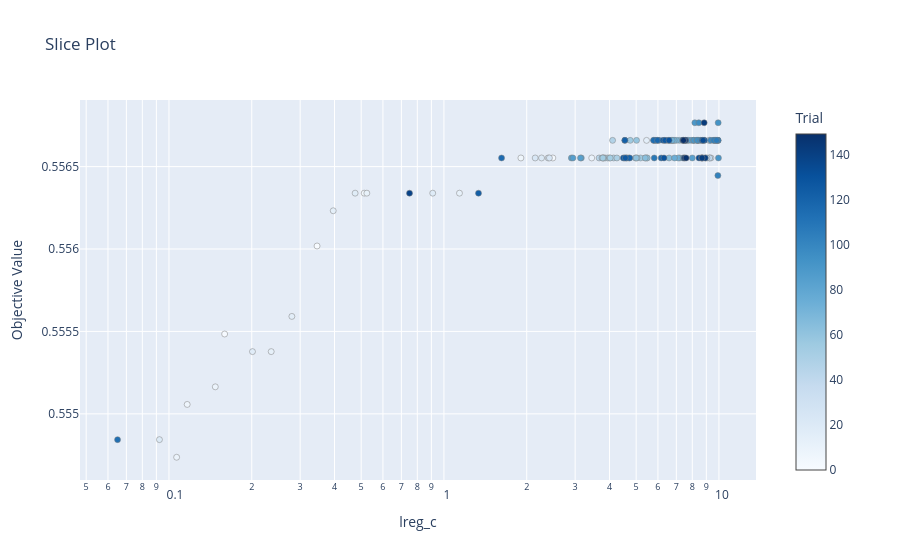

Notebook cell for this chart:
### Code cell
from optuna.visualization import plot_slice
# Objective value is the Recall score in the validation set.
# lreg_c is the hyperparameter value used in optuna trial.
plot_slice(study)

### Figure 1 — Plotly figure (JSON) as saved in the notebook; plotly's stock layout.template omitted (floating-point values rounded to 4 significant figures; data arrays with more than 128 entries replaced by an {"elided": "..."} marker saying what was removed)
{"data": [{"marker": {"color": {"elided": "150 int values"}, "colorbar": {"title": {"text": "Trial"}, "x": 1.0, "xpad": 40}, "colorscale": [[0.0, "rgb(247,251,255)"], [0.125, "rgb(222,235,247)"], [0.25, "rgb(198,219,239)"], [0.375, "rgb(158,202,225)"], [0.5, "rgb(107,174,214)"], [0.625, "rgb(66,146,198)"], [0.75, "rgb(33,113,181)"], [0.875, "rgb(8,81,156)"], [1.0, "rgb(8,48,107)"]], "line": {"color": "Grey", "width": 0.5}}, "mode": "markers", "name": "Feasible Trial", "showlegend": false, "x": {"elided": "150 float values"}, "y": {"elided": "150 float values"}, "type": "scatter"}], "layout": {"title": {"text": "Slice Plot"}, "xaxis": {"title": {"text": "lreg_c"}, "type": "log"}, "yaxis": {"title": {"text": "Objective Value"}}}}
